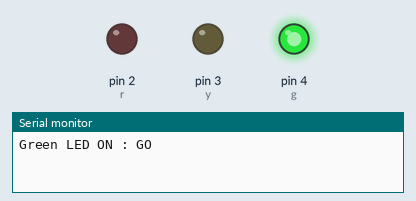
The sketch below on a simulated Arduino Uno, built with avr-gcc and run on an emulated ATmega328P. Shown: output pins drawn as LEDs (lit = HIGH), the last lines printed to the serial monitor.

Above: at 15.0 s.
At 32.5 s:
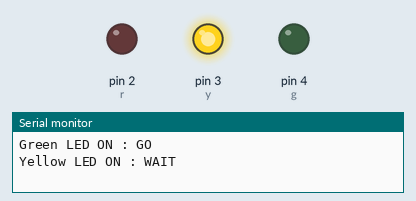
At 40.2 s:
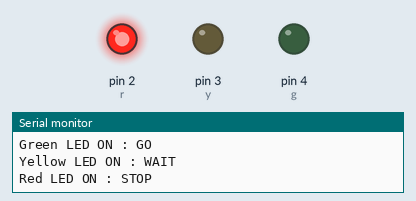
At 47.0 s:
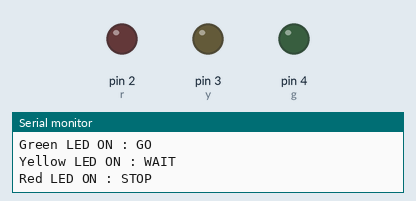
Timing chart, 0 to 63.1 s (numbered marks = the images above):
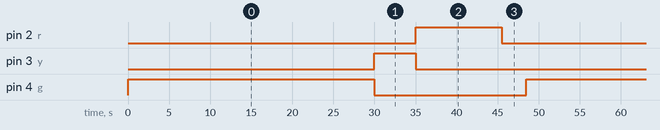

The sketch:

traffic_lights_shalini1.ino
```cpp
// C++ code
//
int r=2;
int y=3;
int g=4;
void setup()
{
  //pinMode(LED_BUILTIN, OUTPUT);
  Serial.begin(9600);
  pinMode(2,OUTPUT);digitalWrite(r,LOW);
  pinMode(3,OUTPUT);digitalWrite(y,LOW);
  pinMode(4,OUTPUT);digitalWrite(g,LOW);
}
void traffic(){
  digitalWrite(g,HIGH);Serial.println("Green LED ON : GO");
  delay(30000);
  digitalWrite(g,LOW);

  digitalWrite(y,HIGH);Serial.println("Yellow LED ON : WAIT");
  delay(5000);
  digitalWrite(y,LOW);

  digitalWrite(r,HIGH);Serial.println("Red LED ON : STOP");
  delay(10500);
  digitalWrite(r,LOW);
}
void loop()
{
  /*
  digitalWrite(LED_BUILTIN, HIGH);
  delay(1000); // Wait for 1000 millisecond(s)
  digitalWrite(LED_BUILTIN, LOW);
  delay(1000); // Wait for 1000 millisecond(s)*/
  //Serial.println("Hello Arduino");
  traffic();
  delay(3000);
}
```

Measured:
- by itself, pin 2 (r): alternates HIGH for 10.5 s and LOW for 38.0 s
- by itself, pin 3 (y): alternates HIGH for 5.0 s and LOW for 43.5 s
- by itself, pin 4 (g): alternates HIGH for 30.0 s and LOW for 18.5 s
